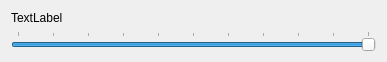
<?xml version="1.0" encoding="UTF-8"?>
<ui version="4.0">
 <class>Form</class>
 <widget class="QWidget" name="Form">
  <property name="geometry">
   <rect>
    <x>0</x>
    <y>0</y>
    <width>387</width>
    <height>54</height>
   </rect>
  </property>
  <property name="windowTitle">
   <string>Form</string>
  </property>
  <layout class="QVBoxLayout" name="verticalLayout">
   <item>
    <widget class="QLabel" name="syntaxon_name_label">
     <property name="sizePolicy">
      <sizepolicy hsizetype="Expanding" vsizetype="Preferred">
       <horstretch>0</horstretch>
       <verstretch>0</verstretch>
      </sizepolicy>
     </property>
     <property name="minimumSize">
      <size>
       <width>0</width>
       <height>0</height>
      </size>
     </property>
     <property name="maximumSize">
      <size>
       <width>16777215</width>
       <height>16777215</height>
      </size>
     </property>
     <property name="text">
      <string>TextLabel</string>
     </property>
    </widget>
   </item>
   <item>
    <widget class="QSlider" name="syntason_compo_slider">
     <property name="sizePolicy">
      <sizepolicy hsizetype="Preferred" vsizetype="Fixed">
       <horstretch>0</horstretch>
       <verstretch>0</verstretch>
      </sizepolicy>
     </property>
     <property name="maximum">
      <number>100</number>
     </property>
     <property name="singleStep">
      <number>5</number>
     </property>
     <property name="sliderPosition">
      <number>100</number>
     </property>
     <property name="orientation">
      <enum>Qt::Horizontal</enum>
     </property>
     <property name="tickPosition">
      <enum>QSlider::TicksAbove</enum>
     </property>
     <property name="tickInterval">
      <number>10</number>
     </property>
    </widget>
   </item>
  </layout>
 </widget>
 <resources/>
 <connections/>
</ui>
